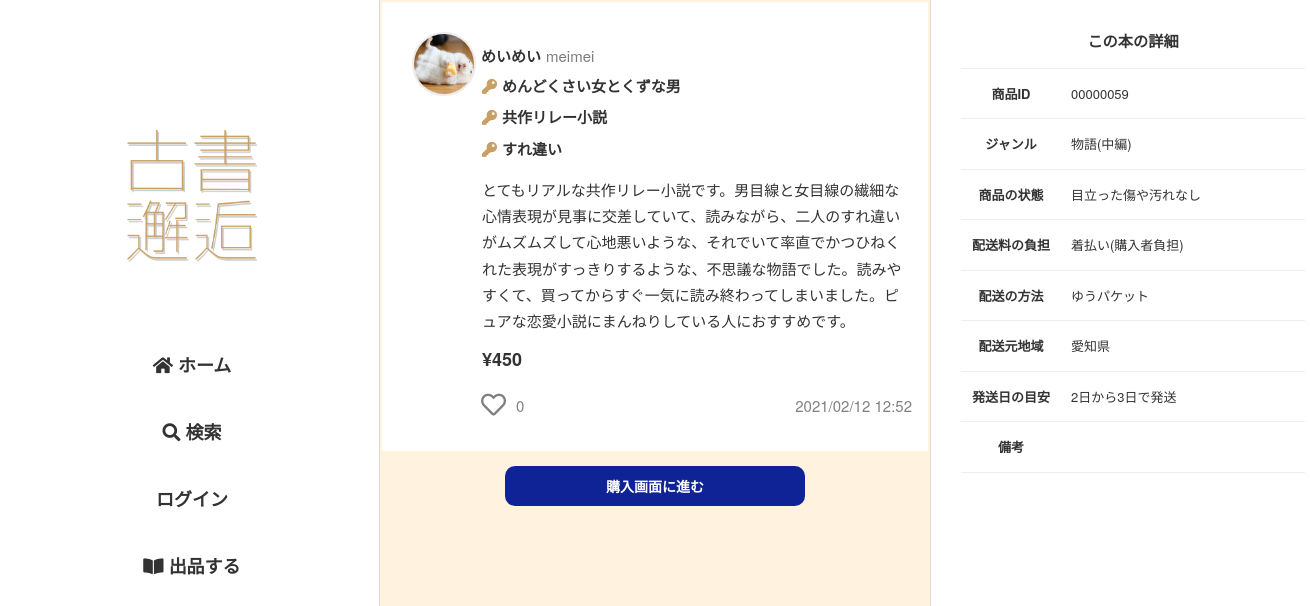
Page /item/itemdata/59 on the committed database.
### flmapp/models/user.py (models this page shows, shortened)
class User(UserMixin, db.Model):
    __tablename__ = 'User'
    __table_args__ = (CheckConstraint('update_at >= create_at'),)
    User_id = db.Column(db.Integer, primary_key=True)
    user_code = db.Column(db.String(64), unique=True, index=True, nullable=False)
    username = db.Column(db.String(64), index=True, nullable=False)
    email = db.Column(db.String(64), unique=True, index=True, nullable=False)
    password_hash = db.Column(db.String(128), nullable=False)
    picture_path = db.Column(db.Text, default='default.jpeg', nullable=False)
    prof_comment = db.Column(db.Text)
    default_ShippingAddress_id = db.Column(db.Integer, db.ForeignKey('ShippingAddress.ShippingAddress_id'))
    default_pay_way = db.Column(db.Integer, default=1, nullable=False)
    default_Credit_id = db.Column(db.Integer, db.ForeignKey('Credit.Credit_id'))
    is_active = db.Column(db.Boolean, default=True, nullable=True)
    create_at = db.Column(db.DateTime, default=datetime.now, nullable=False)
    update_at = db.Column(db.DateTime, default=datetime.now, nullable=False)
    @property
    def password(self):
        raise AttributeError('パスワードは読み取り可能な属性ではありません。')

### flmapp/models/trade.py (models this page shows, shortened)
class Sell(db.Model):
    __tablename__ = 'Sell'
    __table_args__ = (CheckConstraint('update_at >= create_at'),)
    Sell_id = db.Column(db.Integer, primary_key=True)
    User_id = db.Column(db.Integer, db.ForeignKey('User.User_id'), nullable=False)
    sell_title = db.Column(db.String(255), nullable=False)
    key1 = db.Column(db.String(255), nullable=False)
    key2 = db.Column(db.String(255), nullable=False)
    key3 = db.Column(db.String(255), nullable=False)
    sell_comment = db.Column(db.Text, nullable=False)
    price = db.Column(db.Integer, nullable=False)
    item_picture_path = db.Column(db.Text, default='default.png', nullable=False)
    genre = db.Column(EnumType(enum_class=Genre), nullable=False)
    item_state = db.Column(EnumType(enum_class=Item_state), nullable=False)
    postage = db.Column(EnumType(enum_class=Postage), nullable=False)
    send_way = db.Column(EnumType(enum_class=Send_way), nullable=False)
    consignor = db.Column(db.String(64), nullable=False)
    schedule = db.Column(EnumType(enum_class=Schedule), nullable=False)
    remarks = db.Column(db.Text)
    deal_status = db.Column(EnumType(enum_class=Deal_status),default=Deal_status(1), nullable=False)
    sell_flg = db.Column(db.Boolean,default=True, nullable=False)
    is_active = db.Column(db.Boolean,default=True, nullable=False)
    has_sent = db.Column(db.Boolean,default=False, nullable=False)
    has_got = db.Column(db.Boolean,default=False, nullable=False)
    create_at = db.Column(db.DateTime,default=datetime.now, nullable=False)
    update_at = db.Column(db.DateTime,default=datetime.now, nullable=False)
    user = db.relationship('User', backref='sell', lazy='joined', uselist=False)

### flmapp/views/item.py (the view, shortened to what this page needs)
@bp.route('/itemdata/<int:item_id>', methods=['GET', 'POST'])
def itemdata(item_id):
    session.pop('pay_way', None)
    session.pop('Credit_id', None)
    session.pop('ShippingAddress_id', None)
    item = Sell.query.get(item_id)
    buy_user = ""
    buy = Buy.select_buy_by_sell_id(item_id)
    if buy:
        buy_user = buy.User_id
    if item is None:
        return redirect(url_for('route.home'))
    form = SellUpdateFlgAndDeleteForm(request.form)
    liked_list = []
    if current_user.is_authenticated:
        liked = Likes.liked_exists(item_id)
        if liked:
            liked_list.append(item_id)
    return render_template('item/itemdata.html', item=item, form=form, liked_list=liked_list, buy_user=buy_user)

### flmapp/models/enum_conf.py (called while the page is built)
    def process_result_value(self, value, dialect):
        if value is not None:
            if not isinstance(value, int):
                raise TypeError("value should have int type")
            return self.enum_class(value)

### flmapp/models/reaction.py (called while the page is built)
    @classmethod
    def select_likes_by_sell_id(cls, Sell_id):
        return cls.query.filter_by(Sell_id=Sell_id).all()

### flmapp/models/trade.py (called while the page is built)
    @classmethod
    def select_buy_by_sell_id(cls, Sell_id):
        return cls.query.filter_by(Sell_id=Sell_id).first()

### flmapp/views/item.py (called while the page is built)
@bp.context_processor
def likes_count_processor():
    def likes_count(sell_id):
        all_likes = Likes.select_likes_by_sell_id(sell_id)
        return len(all_likes)
    return dict(likes_count=likes_count)

### flmapp/templates/item/itemdata.html (shortened to what this page needs)
{% extends "base02.html" %}
{%block head %}
<link rel="stylesheet" href="{{ url_for('static', filename='css/item/itemdata.css')}}">
{% endblock%}
{% block content %}
<article class="item-wrap">
    <a href="{{url_for('item.itemdata', item_id=item.Sell_id)}}">
        <object><a class="u-box" href="{{url_for('user.userdata', user_code=item.user.user_code)}}">
            <img class="u-icon" src="{{url_for('static', filename='user_image/' + item.user.picture_path)}}">
            <p class="u-name">{{ item.user.username }}</p>
            <p class="u-code">{{ item.user.user_code }}</p>
        </a></object>
        <div class="i-content-area">
            <div class="k-s-box">
                <div class="i-key">
                    <p><i class="fas fa-key"></i>{{ item.key1 }}</p>
                    <p><i class="fas fa-key"></i>{{ item.key2 }}</p>
                    <p><i class="fas fa-key"></i>{{ item.key3 }}</p>
                </div>
            </div>
            <div class="i-comm"><p>{{ item.sell_comment }}</p></div>
        </div>
        <p><span class="i-price">¥{{ item.price }}</span></p>
        <div class="i-fotter">
            {% include "like.html" %}
            <p>{{ item.create_at.strftime('%Y/%m/%d %H:%M') }}</p>
        </div>
    </a>
</article>
<div class="inf-wrap">
    {% if item.User_id == current_user.User_id %}
        {% if item.deal_status.value == 1 %}
            <div class="b-s-box">
                <div class="b-ti-box">
                    <h2>本のタイトル</h2>
                    <p class="keikoku">※出品者のみ表示されています</p>
                </div>
                <p>{{ item.sell_title }}</p>
                <div class="b-ti-box">
                    <h2>商品の画像</h2>
                    <p class="keikoku">※出品者のみ表示されています</p>
                </div>
                <img src="{{url_for('static', filename='item_image/' + item.item_picture_path)}}">
            </div>
            <div class="b-btn">
                <a href="{{url_for('sell.sell_update', item_id=item.Sell_id)}}">出品情報を編集する</a>
            </div>
            <div class="g-btn">
                <form method="POST" action="{{url_for('sell.sell_flg_update')}}">
                    {{ form.csrf_token }}
                    {{ form.Sell_id(value=item.Sell_id) }}
                    {% if item.sell_flg %}
                        {{ form.submit(value='出品を一時停止する') }}
                    {% else %}
                        {{ form.submit(value='出品を再開する') }}
                    {% endif %}
                </form>
            </div>
            <div class="g-btn">
                <form method="POST" action="{{url_for('sell.sell_delete')}}">
                    {{ form.csrf_token }}
                    {{ form.Sell_id(value=item.Sell_id) }}
                    {{ form.submit(value='削除') }}
                </form>
            </div>
        {% elif item.deal_status.value == 2 %}
            <div class="b-btn">
                <a href="{{url_for('transaction.transaction', item_id=item.Sell_id)}}">取引画面をみる</a>
            </div>
        {% elif item.deal_status.value == 3 %}
            <p class="i-d-msg">取引が完了しています</p>
            <div class="b-btn">
                <a href="{{url_for('transaction.transaction', item_id=item.Sell_id)}}">取引画面をみる</a>
            </div>
        {% endif %}
    {% elif item.sell_flg and item.is_active and item.deal_status.value == 1 %}
        <div class="b-btn">
            <a href="{{url_for('buy.buy', item_id=item.Sell_id)}}">購入画面に進む</a>
        </div>
    {% elif item.sell_flg and item.is_active and item.deal_status.value != 1 %}
        <p class="i-d-msg">売り切れました</p>
    {% endif %}
</div>
{% endblock %}
{% block content2 %}
<div class="t-wrap">
    <table>
        <tr><th colspan="2"><h3>この本の詳細</h3></th></tr>
        <tr>
            <th>商品ID</th>
            <td>{{ '%08d' % item.Sell_id }}</td>
        </tr>
        <tr>
            <th>ジャンル</th>
            <td>
                {{ item.genre.name }}
            </td>
        </tr>
        <tr>
            <th>商品の状態</th>
            <td>{{ item.item_state.name }}</td>
        </tr>
        <tr>
            <th>配送料の負担</th>
            <td>{{ item.postage.name }}</td>
        </tr>
        <tr>
            <th>配送の方法</th>
            <td>{{ item.send_way.name }}</td>
        </tr>
        <tr>
            <th>配送元地域</th>
            <td>{{ item.consignor }}</td>
        </tr>
        <tr>
            <th>発送日の目安</th>
            <td>{{ item.schedule.name }}</td>
        </tr>
        <tr>
            <th>備考</th>
            <td>{{ item.remarks }}</td>
        </tr>
    </table>
</div>
{% endblock %}

### flmapp/static/css/sanitize.css (style rules this page uses)
article, aside, details, figcaption, figure, footer, header, main, menu, nav, section, summary { display: block; }
html { box-sizing: border-box; cursor: default; font-family: sans-serif; line-height: 1.5; -ms-text-size-adjust: 100%; -webkit-text-size-adjust: 100%; }
body { margin: 0; }
audio, canvas, iframe, img, svg, video { vertical-align: middle; }
img { border-style: none; }
a { background-color: transparent; -webkit-text-decoration-skip: objects; }
table { border-collapse: collapse; border-spacing: 0; }
a, area, button, input, label, select, textarea, [tabindex] { -ms-touch-action: manipulation; touch-action: manipulation; }

### flmapp/static/css/global.css (style rules this page uses)
* { margin: 0; padding: 0; outline: none; }
html { font-size: 62.5%; }
body { background-color: #FFF; color : #333333; font-family: "Helvetica Neue", Arial, "Hiragino Kaku Gothic ProN", "Hiragino Sans", Meiryo, sans-serif; }
p { margin: 0; font-size: 1.5rem; line-height: 1.75; }
a { color: #333333; text-decoration: none; display: inline-block; transition: color 0.5s; }

### flmapp/static/css/common2.css (style rules this page uses)
.u-icon { width: 50px; border-radius: 50%; border: 2px solid #ececec; }

### flmapp/static/css/item.css (style rules this page uses)
.item-wrap { background-color: #ffffff; margin: 2px; padding: 30px; }
.item-wrap p { font-size: 1.5rem; }
.u-box { display: flex; align-items: flex-start; }
.u-box p { margin-top: 11px; margin-left: 5px; }
.u-name { font-weight: bold; }
.u-code { color: #7b7b7b; }
.u-box .u-icon { width: 60px; }
.i-content-area { margin-top: -23px; margin-left: 70px; }
.i-key { font-size: 1.5rem; font-weight: bold; }
.i-key p { margin-bottom: 5px; }
.i-key i { margin-right: 5px; }
.i-key .fa-key { color: #C8A063; }
.i-comm { margin: 10px 0px; }
.i-price { margin-left: 70px; font-size: 1.8rem; font-weight: bold; }
.i-fotter { width: 500px; display: flex; align-items: center; justify-content: space-between; margin-top: 15px; }
.i-fotter p { color: #808080; }
.k-s-box { display: flex; justify-content: space-between; }

### flmapp/static/css/item/itemdata.css (style rules this page uses)
.t-wrap { margin: 15px 0; }
.t-wrap table { width: 100%; border-collapse: collapse; background-color: #ffffff; margin: 0 auto; }
.t-wrap table th, .t-wrap td { padding: 15px 10px; }
.t-wrap table tr { border-bottom: solid 1px #eee; }
.t-wrap table th { width: 100px; font-size: 1.3rem; }
.t-wrap table td { font-size: 1.3rem; }
.inf-wrap { text-align: center; }
.b-btn { text-align: center; margin-top: 15px; }
.b-btn a { width: 300px; height: 40px; line-height: 40px; border: none; border-radius: 10px; color: #ffffff; font-weight: bold; transition: .2s; background-color: #0f2396; text-align: center; font-size: 1.4rem; }

### rows in the picture
User: picture_path (picture), user.username "めいめい", user.user_code "meimei"
Sell: key1 "めんどくさい女とくずな男", key2 "共作リレー小説", key3 "すれ違い", sell_comment "とてもリアルな共作リレー小説です。男目線と女目線の繊細な心情表現が見事に交差していて、読みながら、二人のすれ違いがムズムズして心地悪いような、それでいて率直でかつひねくれた表現がすっきりするような、不思議な物語でした。読みやすくて、買ってからすぐ一気に読み終わってしまいました。ピュアな恋愛小説にまんねりしている人におすすめです。", price "450", create_at "2021/02/12 12:52", Sell_id "00000059", genre.name "物語(中編)", item_state.name "目立った傷や汚れなし", postage.name "着払い(購入者負担)", send_way.name "ゆうパケット", consignor "愛知県", schedule.name "2日から3日で発送"

### other values in the picture
{{ likes_count(item.Sell_id) }} "0"
